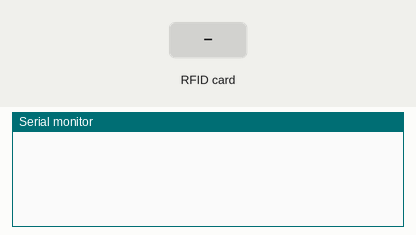
The sketch below on a simulated Arduino Uno, built with avr-gcc and run on an emulated ATmega328P. Shown: the last lines printed to the serial monitor. The test bench sets the inputs (shaded band).

Above: at 1.2 s.
1.3 s: RFID card 41 42 43 44 held to the reader
At 2.1 s:
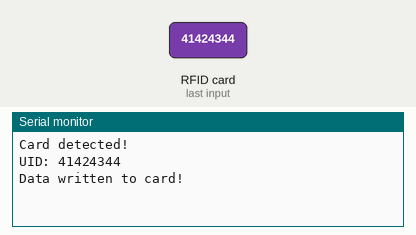
2.8 s: RFID card 5E 7A 19 C4 held to the reader
At 3.5 s:
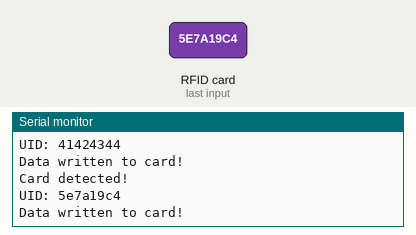

The sketch:

rfid.ino
```cpp
#include <SPI.h>
#include <MFRC522.h>

#define SS_PIN 10
#define RST_PIN 9

MFRC522 rfid(SS_PIN, RST_PIN); // create an instance of the RFID reader

void setup() {
Serial.begin(9600); // start serial communication
SPI.begin(); // start SPI communication
rfid.PCD_Init(); // initialize the RFID reader
}

void loop() {
if (rfid.PICC_IsNewCardPresent() && rfid.PICC_ReadCardSerial()) { // check if a card is present
Serial.println("Card detected!");

// get the UID (unique identifier) of the card
String uid = "";
for (byte i = 0; i < rfid.uid.size; i++) {
uid += String(rfid.uid.uidByte[i], HEX);
}

Serial.print("UID: ");
Serial.println(uid);

// write data to the card
byte data[] = {0x41, 0x42, 0x43, 0x44};
byte dataLength = sizeof(data);
MFRC522::StatusCode status = rfid.MIFARE_Write(4, data, dataLength);

if (status == MFRC522::STATUS_OK) {
Serial.println("Data written to card!");
} else {
Serial.println("Error writing data to card!");
}

// read data from the card
// byte buffer[18];
// byte bufferSize = sizeof(buffer);
// status = rfid.MIFARE_Read(4, buffer, &bufferSize);

// if (status == MFRC522::STATUS_OK) {
// Serial.print("Data read from card: ");
// for (byte i = 0; i < 16; i++) {
// Serial.write(buffer[i]);
// }
// Serial.println();
// } else {
// Serial.println("Error reading data from card!");
// }

// // halt the card and prepare for a new reading
// rfid.PICC_HaltA();
// rfid.PCD_StopCrypto1();
}
}
```

Measured:
- after the input at 1.3 s, the serial monitor: prints a new line at once (image 1)
- after the input at 2.8 s, the serial monitor: prints a new line at once (image 2)
